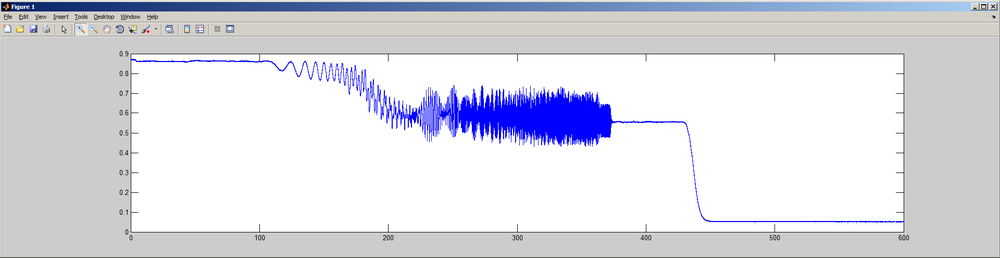
#> input picture 20240912_tapered_fiber/image128.png, 1000 x 258 px, shrunk from 1920 x 495 before the run
$ python crop_images_center.py ../20240912_tapered_fiber out
#> lines starting #> are read from the running program, lines starting #| are printed output that depends on the picture
#!/usr/bin/env python3
"""
Crop the center portion of images to reduce lens distortion effects.
This is useful when images have heavy barrel/pincushion distortion at edges.
"""

import cv2
import numpy as np
from pathlib import Path
import argparse
import shutil

def crop_center(image, crop_fraction=0.5):
    """
    Crop the center portion of an image.

    Args:
        image: Input image (numpy array)
        crop_fraction: Fraction of image to keep (0.5 = keep center 50% width and height)

    Returns:
        Cropped image
    """
    h, w = image.shape[:2]

    # Calculate crop dimensions
    new_h = int(h * crop_fraction)
    new_w = int(w * crop_fraction)

    # Calculate crop coordinates (centered)
    start_y = (h - new_h) // 2
    start_x = (w - new_w) // 2
    end_y = start_y + new_h
    end_x = start_x + new_w

    # Crop
    cropped = image[start_y:end_y, start_x:end_x]

    return cropped

def process_images(input_dir, output_dir, crop_fraction=0.5, image_extensions=None):
    """
    Process all images in a directory, cropping the center portion.

    Args:
        input_dir: Path to input images
        output_dir: Path to save cropped images
        crop_fraction: Fraction of image to keep (default 0.5 = 50%)
        image_extensions: List of image extensions to process
    """
#> called with input_dir = '../20240912_tapered_fiber', output_dir = 'out', crop_fraction = 0.5
    if image_extensions is None:
        image_extensions = ['.jpg', '.jpeg', '.png', '.JPG', '.JPEG', '.PNG']

    input_path = Path(input_dir)
    output_path = Path(output_dir)

    # Create output directory
    output_path.mkdir(parents=True, exist_ok=True)

    # Find all images
    image_files = []
    for ext in image_extensions:
        image_files.extend(input_path.glob(f'*{ext}'))
#> pass 2 of the loop in process_images, `for ext in image_extensions:`:

    image_files = sorted(image_files)

    if not image_files:
        print(f"No images found in {input_dir}")
        return

    print(f"Found {len(image_files)} images")
    print(f"Cropping to center {crop_fraction*100:.0f}% (width and height)")

    # Process each image
    for i, img_file in enumerate(image_files, 1):
        print(f"[{i}/{len(image_files)}] Processing {img_file.name}...", end=' ')

        # Read image
        img = cv2.imread(str(img_file))
#> img is the input picture: shape (258, 1000, 3); mean B, G, R 227.8, 218.3, 217.6
        if img is None:
            print(f"FAILED to read")
            continue

        original_shape = img.shape[:2]
#> original_shape = (258, 1000)

        # Crop center
        cropped = crop_center(img, crop_fraction)
#> in crop_center, `cropped = image[start_y:end_y, start_x:end_x]`:
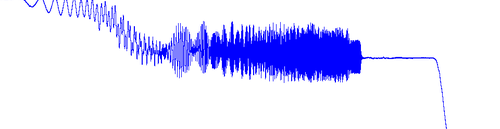
#> cropped: shape (129, 500, 3); mean B, G, R 255, 223.7, 223.7

        cropped_shape = cropped.shape[:2]
#> cropped_shape = (129, 500)

        # Save cropped image
        output_file = output_path / img_file.name
        cv2.imwrite(str(output_file), cropped)

        print(f"OK ({original_shape[1]}x{original_shape[0]} -> {cropped_shape[1]}x{cropped_shape[0]})")
#| OK (1000x258 -> 500x129)
#> pass 2 of the loop in process_images, `for i, img_file in enumerate(image_files, 1):`:
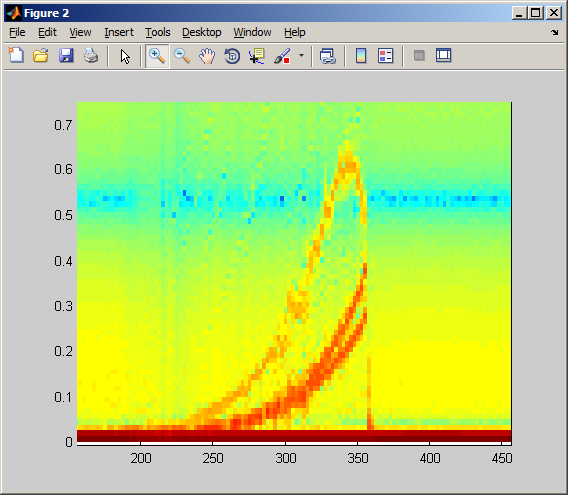
#> input picture 20240912_tapered_fiber/image306.png, 568 x 495 px
#> in process_images, img is the input picture: shape (495, 568, 3); mean B, G, R 129.4, 217.4, 187.2
#> in crop_center (call 2), `cropped = image[start_y:end_y, start_x:end_x]`:
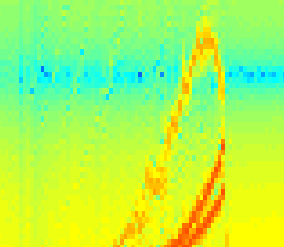
#> cropped: shape (247, 284, 3); mean B, G, R 83.7, 248.9, 171.4
#| OK (568x495 -> 284x247)

    print(f"\nDone! Cropped images saved to: {output_dir}")

def main():
    parser = argparse.ArgumentParser(
        description='Crop center portion of images to reduce lens distortion effects'
    )
    parser.add_argument(
        'input_dir',
        help='Directory containing input images'
    )
    parser.add_argument(
        'output_dir',
        help='Directory to save cropped images'
    )
    parser.add_argument(
        '--crop-fraction',
        type=float,
        default=0.5,
        help='Fraction of image to keep (default: 0.5 = center 50%%)'
    )

    args = parser.parse_args()

    # Validate crop fraction
    if not 0 < args.crop_fraction <= 1.0:
        print("Error: crop_fraction must be between 0 and 1")
        return

    process_images(args.input_dir, args.output_dir, args.crop_fraction)

if __name__ == '__main__':
    main()
